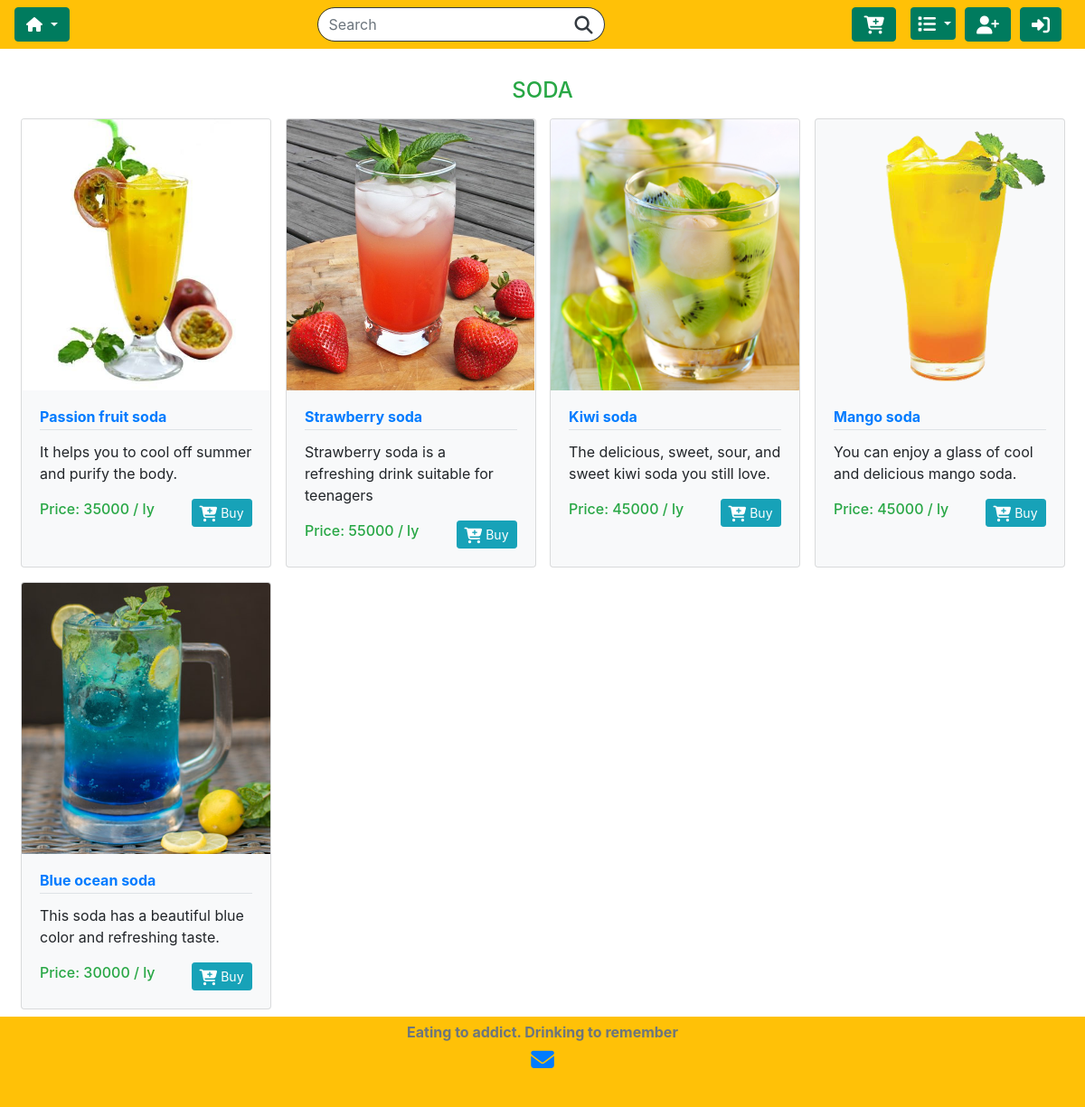
Screenshot of /category/SODA with the database file from the repository.
### orders/models.py (models this page shows, shortened)
class Product(models.Model):
    name = models.CharField(max_length=64)
    category = models.CharField(max_length=32, choices=CATEGORIES, default='MILK TEA')
    price = models.DecimalField(decimal_places=0, max_digits=10)
    unit = models.CharField(max_length=10, default='1 ly')
    availability = models.CharField(max_length=32, choices=AVAILABILITIES, default='available')
    quantity = models.IntegerField()
    description_short = models.CharField(max_length=64, default='available')
    description_long = models.TextField(default='available')
    image = models.ImageField(verbose_name="Product Image", upload_to="orders/static/orders/images/", default=None, blank=True)
    image_filename = models.CharField(max_length=256, default="image.jpg")

### orders/views.py (the view)
# urls.py: path("category/<str:category>", views.category_view, name="category"),
def category_view(request, category):
    data = Product.objects.filter(category=category)
    items = get_product_by_category(data, category)
    return render(request, "orders/index.html", {"data": {category: items}})

### orders/views.py (called while the page is built)
def image_filename(image):
    path = image.url
    return os.path.basename(path)

def get_product_by_category(data, category):
    list_items = []
    items = data.filter(category=category)
    for item in items:
        item.image_filename = image_filename(item.image)
        list_items.append(item)
    return list_items

### orders/templates/orders/index.html (shortened to what this page needs)
{% extends "orders/base.html" %}
{% block script %}
{% load static %}
{% endblock %}
{% block main %}
<div class="container-md p-0 mt-2">
  <div class="row equal">
    {% for category, items in data.items %}
    <div class="col-12 mt-3 text-center" data-aos="fade-right">
      <h4  class="text-center text-success">{{ category }}</h4>
    </div>
      {% for item in items %}
      <div class="col-lg-3 col-md-4 col-sm-6 m-0 d-flex p-2 card-containerd" data-aos="zoom-in" data-aos-duration="1000">
        <div class="card bg-light w-100">
          <div class="card-image w-100">
            <a class="card-link" href="item/{{ item.id }}"></a>
            {% with "orders/images/"|add:item.image_filename as path %}
            {% load static %}
            <img class="card-img-top" src="{% static path %}" alt="product_image">
            {% endwith %}
          </div>
          <div class="card-body">
            <h6 class="card-title border-bottom pb-1 item-name btn-link"><b>{{ item.name }}</b></h6>
            <p class="card-text">{{ item.description_short }}</p>
            <div class="card-footer p-0 m-0 border-0 ">
              <div class="d-flex align-items-center bg-light text-success">
                <div class="flex-grow-1">
                  <h6>Price:  {{ item.price }} / {{ item.unit }}</h6>
                </div>
                <div class="">
                  <a href="#" class="btn btn-sm btn-info float-right"> Buy</a>
                </div>
              </div>
            </div>
          </div>
        </div>
      </div>
      {% endfor %}
    {% endfor %}
  </div>
</div>
{% endblock %}

### orders/static/orders/css/styles.css (style rules this page uses)
html { min-height: 100%; position: relative; }
body { margin-bottom: 100px; margin-top: 70px; }
.card-link { position: absolute !important; width: 100%; height: 100%; }
.card-img-top { width: 100%; height: 300px; object-fit: cover; }

### rows the page displays
Product: category "SODA", name "Passion fruit soda", description_short "It helps you to cool off summer and purify the body.", price "35000", unit "ly"
Product: name "Strawberry soda", description_short "Strawberry soda is a refreshing drink suitable for teenagers", price "55000", unit "ly"
Product: name "Kiwi soda", description_short "The delicious, sweet, sour, and sweet kiwi soda you still love.", price "45000", unit "ly"
Product: name "Mango soda", description_short "You can enjoy a glass of cool and delicious mango soda.", price "45000", unit "ly"
Product: name "Blue ocean soda", description_short "This soda has a beautiful blue color and refreshing taste.", price "30000", unit "ly"
